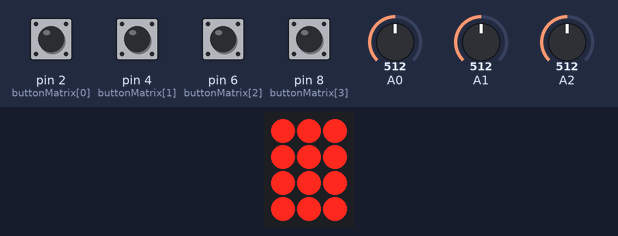
Bench run of a sketch on a simulated Arduino Uno, built with avr-gcc and run on an emulated ATmega328P. Shown: 3×4 LED matrix. Wiring (inferred from the names in the program): LED matrix (orientation assumed): rows pin 3, pin 5, pin 7, pin 12; columns pin 9, pin 10, pin 11. The test bench sets the inputs (shaded band); at power-on: pin 2 (buttonMatrix[0]), pin 4 (buttonMatrix[1]), pin 6 (buttonMatrix[2]), pin 8 (buttonMatrix[3]) HIGH, A0 = 512, A1 = 512, A2 = 512. What the sketch prints to the serial monitor is not drawn.

Above: at 0.1 s.
At 0.5 s:
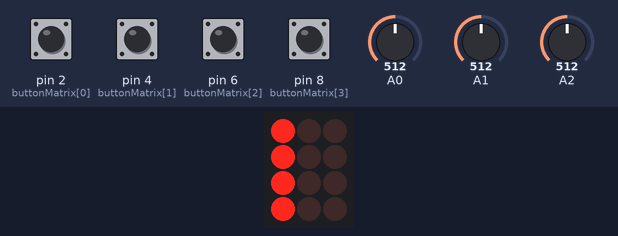
At 0.9 s:
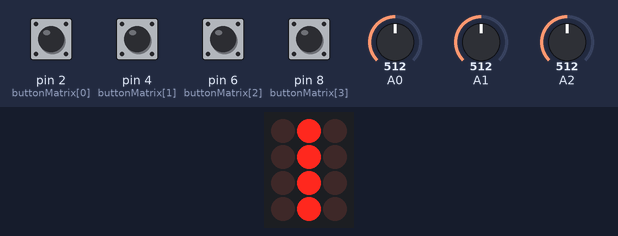
At 1.3 s:
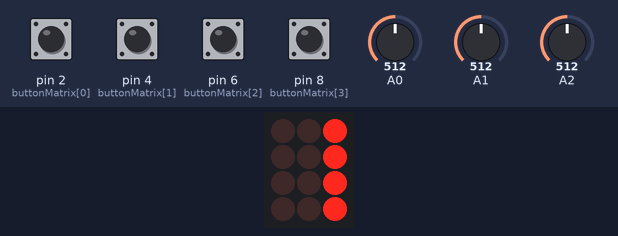
At 1.7 s:
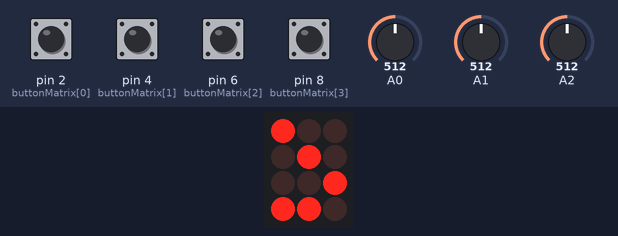

The sketch:

control_helper.ino
```cpp
/*
 *  The sketch controls a four button block with RGB leds under each button as well as reads three other buttons via
 *  analog in pins.
 *
 *  It communicates about the current state, and receives updates to the color state via serial over USB.
 */

// Button Grounds
const int buttonMatrix[] = { 2, 4, 6, 8 };

// LED Grounds
const int ledGnd[] = { 3, 5, 7, 12 };

// RGB pins
const int ledPwr[] = { 9, 10, 11 };

// Analog Buttons, not part of 4 button device.
//   Doorbell, Ctrl Black, Ctrl Red
const int analogButton[] = { 0, 1, 2 };
const boolean analogInvert[] = { false, false, true };

// Colour definitions
//   white:  true, true, true
//   red:    true, false, false
//   green:  false, true, false
//   blue:   false, false, true
//   yellow: true, true, false
//   dark:   false, false, false

// 0, 1, 2, 3 - Four Button Block
// 4, 5, 6 - Analog Buttons (red, black, doorbell)
boolean buttonState[] = { false, false, false, false, false, false, false };

boolean buttonColor[4][3] = { {false, false, false},
                              {false, false, false},
                              {false, false, false},
                              {false, false, false} };

void setButtonColor(int led, boolean color[3])
{
  for (int i = 0; i < 3; i++)
    buttonColor[led][i] = color[i];
}

void setup()
{
  // Switch Grounds
  for (int i = 0; i < 4; i++) {
    pinMode(buttonMatrix[i], INPUT_PULLUP);
  }

  // Led grounds
  for (int i = 0; i < 4; i++) {
    pinMode(ledGnd[i], OUTPUT);
  }

  // RGB pins
  for (int i = 0; i < 3; i++) {
    pinMode(ledPwr[i], OUTPUT);
  }

  runDiagnostic();

  // Serial if you need it
  Serial.begin(115200);
  Serial.setTimeout(100);  // Never block reads more than 100 milliseconds

  reportState();
}

void serialEvent() {

  if (Serial.available() < 1)
    return;

  // 15 bytes per color update.
  //   All Off: 000:000:000:000
  //   All On:  111:111:111:111

  char buffer[15];

  if (Serial.readBytes(buffer, 15) != 15) {
    // If we timed out trying to read the data, there was an error, throw
    // away what we read as it's probably garbage.
    reportState();
    return;
  }

  int i = 0;

  // Parse colors for the 4 buttons
  for (int b = 0; b < 4; b++) {
    boolean color[3];

    // Parse the 3 colors for each button RGB
    for (int c = 0; c < 3; c++) {
      color[c] = (buffer[i++] == '1');
    }
    setButtonColor(b, color);

    // Skip the ':' seperator.
    if (b < 3)
      i++;
  }

  reportState();
}

void loop() {
  boolean stateChanged = false;

  // Cycle through our digital buttons looking for a change.
  for (int i = 0; i < 4; i++) {

    // Read the button, and invert value (LOW for pushed).Â
    boolean buttonRead = !digitalRead(buttonMatrix[i]);

    // If that button changed, remember it, and report it.
    if (buttonState[i] != buttonRead) {
      buttonState[i] = buttonRead;
      stateChanged = true;
    }
  }

  // Cycle through our analog buttons looking for a change.
  for (int i = 0; i < 3; i++) {
    int value = analogRead(analogButton[i]);

    // value ranges between 0 - 1023. We expect it to be near one extreme or the other
    // to represent button pushed.
    boolean buttonRead = value > 512;

    // Some buttons go low when pushed, not high. Invert results.
    buttonRead = buttonRead ^ analogInvert[i];

    if (buttonState[i+4] != buttonRead) {
      buttonState[i+4] = buttonRead;
      stateChanged = true;
    }
  }

  if (stateChanged) {
    reportState();

    if (buttonState[0] && buttonState[1] && buttonState[2] && buttonState[3])
      runDiagnostic();
  }

  // Redraw our colors.
  ledColor(buttonColor);
}

void reportState() {
    Serial.print("{ ");

    Serial.print("\"buttons\": [");
    for (int i = 0; i < 7; i++) {
      Serial.print(buttonState[i]);
      if (i < 6)
        Serial.print(", ");
    }
    Serial.print("], ");

    Serial.print("\"colors\": [");
    // Write out each LED.
    for (int i = 0; i < 4; i++) {
      Serial.print('"');
      // Write each Color. Red, Green, Blue.
      for (int j = 0; j < 3; j++) {
        Serial.print(buttonColor[i][j]);
        if (j < 2)
          Serial.print(",");
      }
      Serial.print('"');

      if (i < 3)
        Serial.print(", ");
    }

    Serial.print("] }\n");
}

void runDiagnostic()
{
  boolean flashColors[5][4][3] = { { {true, true, true},
                                     {true, true, true},
                                     {true, true, true},
                                     {true, true, true} },

                                   { {true, false, false},
                                     {true, false, false},
                                     {true, false, false},
                                     {true, false, false} },

                                   { {false, true, false},
                                     {false, true, false},
                                     {false, true, false},
                                     {false, true, false} },

                                   { {false, false, true},
                                     {false, false, true},
                                     {false, false, true},
                                     {false, false, true} },

                                   { {true, false, false},
                                     {false, true, false},
                                     {false, false, true},
                                     {true, true, false} } };

  for (int i = 0; i < 5; i++) {
    unsigned long endTime = millis() + 400;
    while (millis() < endTime) {
      ledColor(flashColors[i]);
    }
  }
}


void ledColor(boolean buttonColor[4][3])
{
  // Process each LED.
  for (int i = 0; i < 4; i++) {
    // Write each color for the current led, Red, Green, Blue
    for (int j = 0; j < 3; j++) {
      if (buttonColor[i][j])
        analogWrite(ledPwr[j], 255);
      else
        analogWrite(ledPwr[j], 0);
    }

    // Light up the relevant LED.
    digitalWrite(ledGnd[i], LOW);
    delayMicroseconds(1100);
    digitalWrite(ledGnd[i], HIGH);
  }
}
```

Measured:
- what the display in image 0 shows lasts 0.5 s, from 0.0 s to 0.5 s
